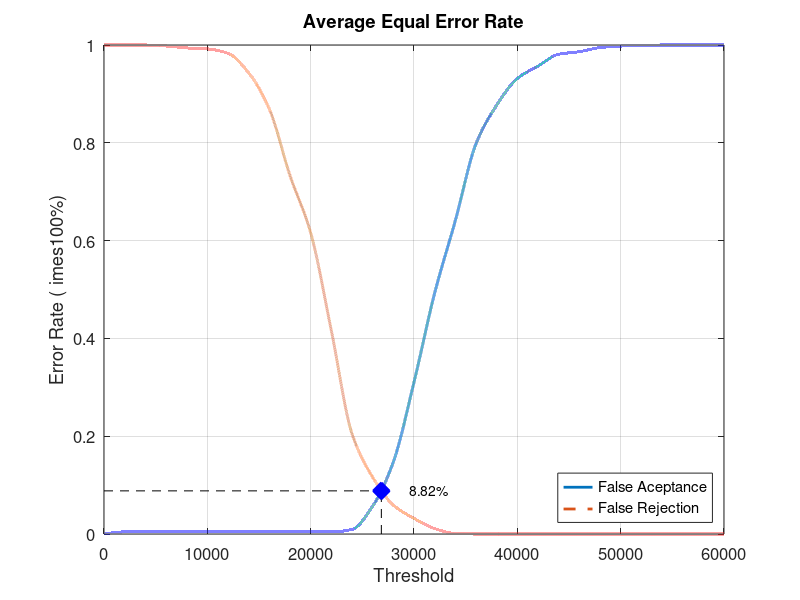
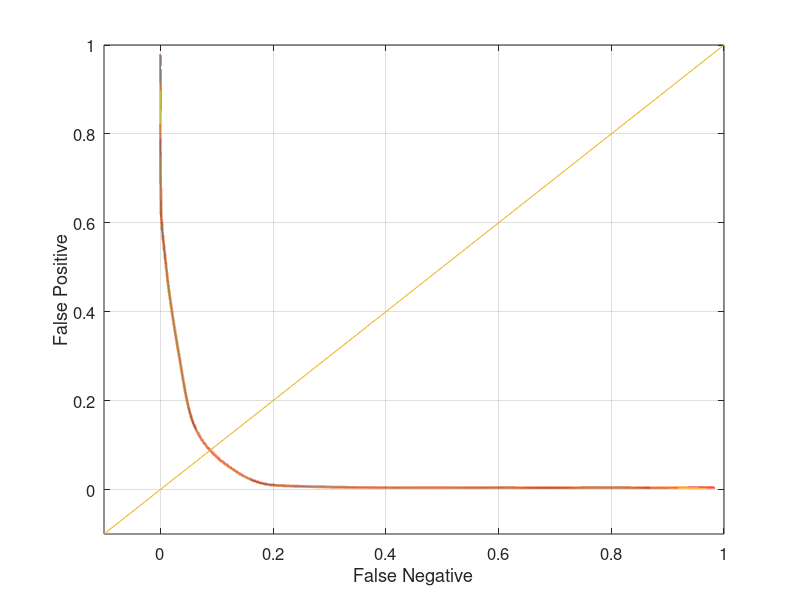

Reproduce these figures in MATLAB, in order.
close all;
clear;
clc;
x = 0:2000:60000;
xq = 0:0.5:60000;

y0 = [0 0.00421053 0.00421053 0.00421053 0.00421053 0.00421053 0.00421053 0.00421053 0.00421053 0.00421053 0.00421053 0.00421053 0.00947368 0.0568421 0.147368 0.310526 0.492632 0.641053 0.797895 0.876842 0.931579 0.956842 0.981053 0.986316 0.994737 0.997895 0.998947 1 1 1 1]
yy0 = interp1(x, y0, xq, 'pchip');
y1 = [1 1 1 0.998 0.994 0.992 0.983 0.943 0.869 0.733 0.616 0.416 0.205 0.116 0.059 0.032 0.011 0.001 0 0 0 0 0 0 0 0 0 0 0 0 0]
yy1 = interp1(x, y1, xq, 'pchip');

% Calculating EER: 
y2 = abs(y0 - y1);
find(y2 == min(y2))
yy2 = abs(yy0 - yy1);
xEER = find(yy2 == min(yy2));
xEERIndex = xq(xEER) % X-axis EER
yEER = yy0(xEER) % Y-axis EER

main = figure
plot(xq, yy0,'-','LineWidth', 2);	hold on
plot(xq, yy1,'--','LineWidth', 2);	hold on
plot([xEERIndex xEERIndex], [0 yEER], 'k--');	hold on
plot([0 xEERIndex], [yEER yEER], 'k--');	hold on
plot(xEERIndex, yEER, 'bx', 'LineWidth', 10);	hold on
text(xEERIndex + 10 * xEERIndex / 100, yEER, [num2str(round((10000 * yEER)) / 100) '%'])
legend('False Aceptance', 'False Rejection', 'Location', 'SouthEast')
xlabel('Threshold')
ylabel('Error Rate (	imes100%)')
title('Average Equal Error Rate')
set(gca, 'FontSize', 12)
axis([0 60000 0 1])
grid on

print(main, 'Database1AverageMain', '-dpng');
FNRxFPR = figure('Color', [1 1 1]);
plot(yy1, yy0, '-', yy1, yy0, 'LineWidth', 2);
hold on
y = -0.1:0.1:1
plot(y, y); 
set(gca, 'FontSize', 12)
xlabel('False Negative')
ylabel('False Positive')
axis([-0.1 1 -0.1 1])
set(gca, 'FontSize', 12)
grid on

print(FNRxFPR, 'Database1AverageFNRxFPR','-dpng');
